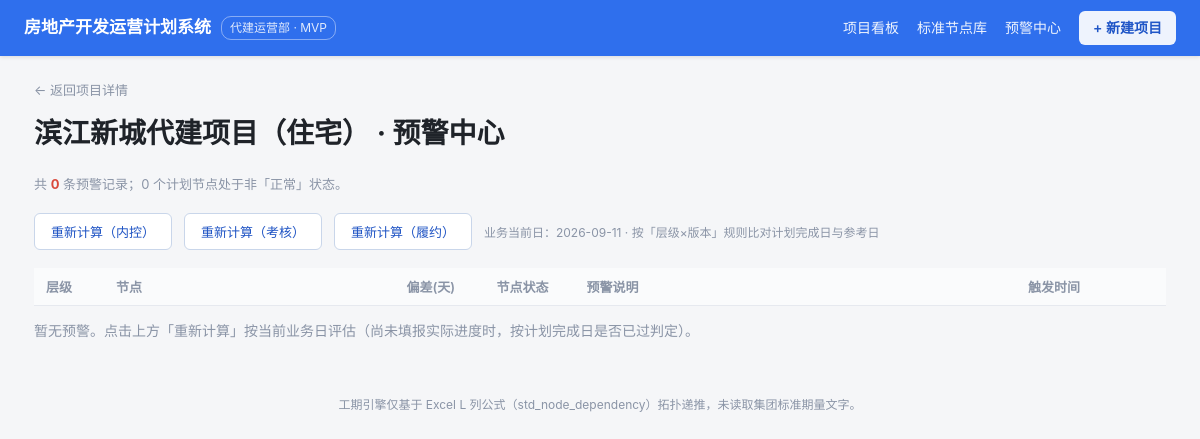
Page /project/1/alerts on the earlier database version.
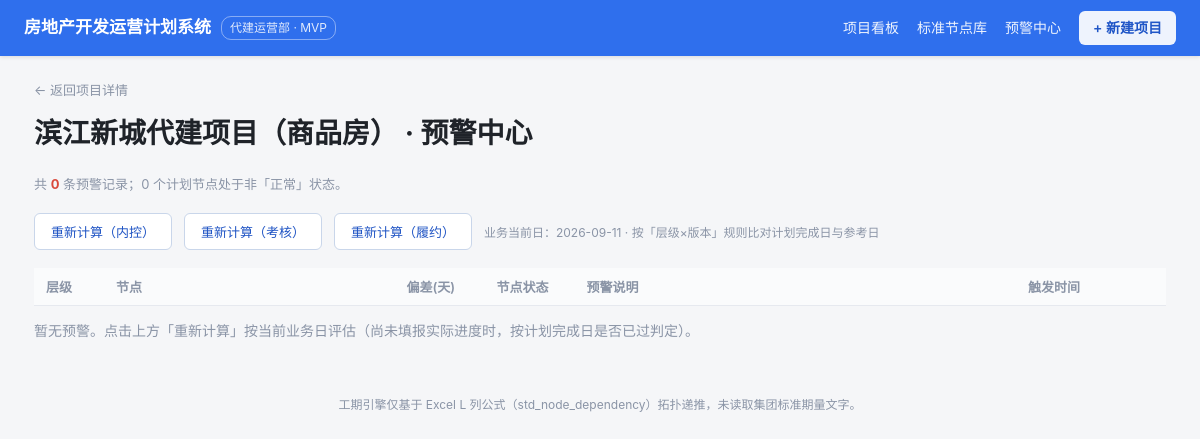
Same page on the later database version.
### tables this page shows
CREATE TABLE "project" ("id" INTEGER PRIMARY KEY, "name" TEXT, "client" TEXT, "building_type_id" INTEGER, "plan_start" TEXT, "plan_deliver" TEXT, "status" TEXT, "prereq_json" TEXT);

### app/app.py (the view)
@app.route("/project/<int:pid>/alerts")
def project_alerts(pid):
    con = db(); cur = con.cursor()
    cur.execute("SELECT id,name FROM project WHERE id=?", (pid,))
    p = cur.fetchone()
    if not p:
        cur.close(); con.close(); return "项目不存在", 404
    cur.execute(
        "SELECT ar.id,ar.plan_node_id,ar.triggered_at,ar.delay_days,ar.message,pn.level,pn.name AS node_name,"
        "pn.status AS node_status,pn.finish_inner "
        "FROM alert_record ar JOIN plan_node pn ON ar.plan_node_id=pn.id "
        "WHERE pn.project_id=? ORDER BY ar.delay_days DESC", (pid,))
    records = [dict(r) for r in cur.fetchall()]
    cur.execute("SELECT COUNT(*) AS c FROM plan_node WHERE project_id=? AND status<>'正常'", (pid,))
    flagged = cur.fetchone()["c"]
    cur.close(); con.close()
    return render_template("project_alerts.html", p=p, records=records, flagged=flagged,
                           plan_types=PLAN_TYPES, today=TODAY)

### app/app.py (called while the page is built)
def db():
    return get_conn()

### db/dbconn.py (called while the page is built, shortened)
def _dict_factory(cursor, row):
    return {col[0]: row[i] for i, col in enumerate(cursor.description)}

def get_conn():
    con = sqlite3.connect(SQLITE_PATH, check_same_thread=False)
    con.row_factory = _dict_factory
    con.execute("PRAGMA journal_mode=DELETE")
    con.execute("PRAGMA busy_timeout=5000")
    return con

### app/templates/project_alerts.html (shortened to what this page needs)
<meta charset="UTF-8">{% extends "base.html" %}
{% block content %}
<a class="back" href="{{ url_for('project_detail', pid=p.id) }}">← 返回项目详情</a>
<h1 style="margin-top:10px">{{ p.name }} · 预警中心</h1>
<div class="page-sub">共 <b style="color:var(--crit)">{{ records|length }}</b> 条预警记录；{{ flagged }} 个计划节点处于非「正常」状态。</div>
{% for pt in plan_types %}
<form method="post" action="{{ url_for('project_compute_alerts', pid=p.id) }}" style="display:inline;margin-right:8px">
  <button class="btn-ghost" type="submit">重新计算（{{ pt }}）</button>
</form>
{% endfor %}
<span class="muted" style="font-size:12px">业务当前日：{{ today }} · 按「层级×版本」规则比对计划完成日与参考日</span>
<table style="margin-top:18px">
  <thead><tr>
    <th style="width:70px">层级</th><th>节点</th><th style="width:90px">偏差(天)</th>
    <th style="width:90px">节点状态</th><th>预警说明</th><th style="width:150px">触发时间</th>
  </tr></thead>
</table>
{% if not records %}<p class="muted">暂无预警。点击上方「重新计算」按当前业务日评估（尚未填报实际进度时，按计划完成日是否已过判定）。</p>{% endif %}
{% endblock %}

Differences in the rows shown:
changed project: name "滨江新城代建项目（住宅）" → "滨江新城代建项目（商品房）"
